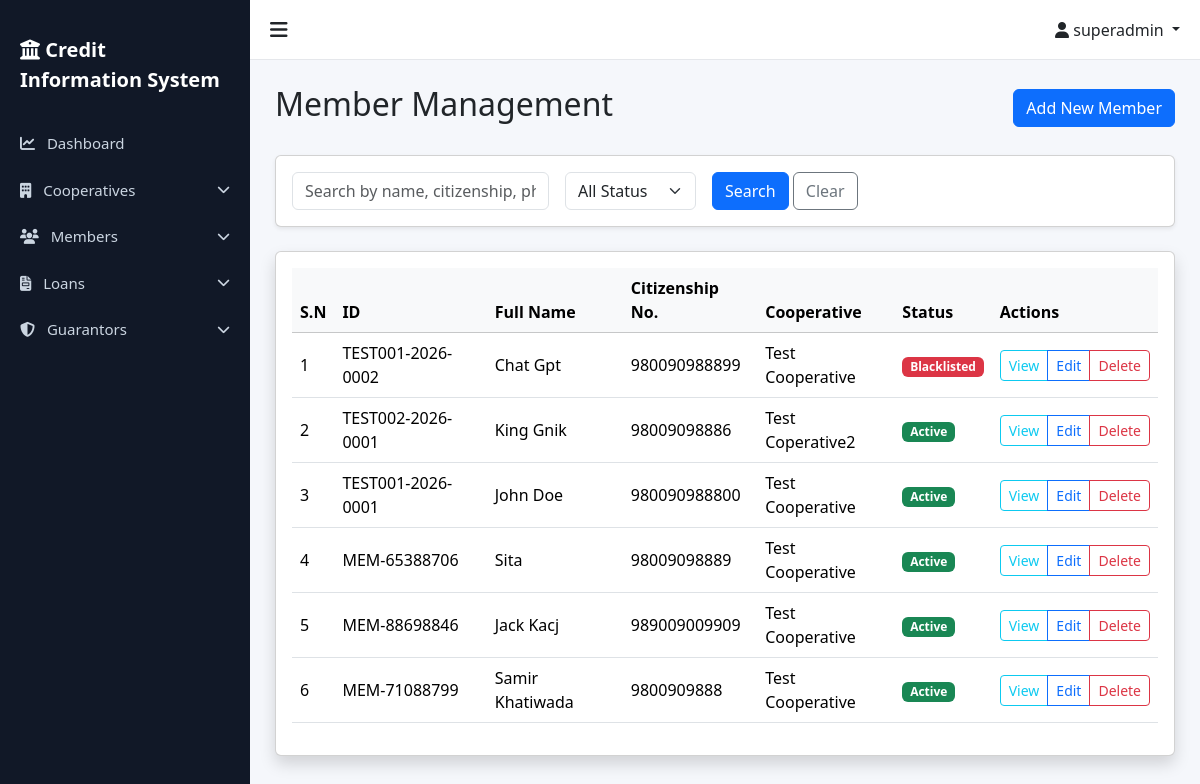
Page /members/ (signed in) on the committed database.
### accounts/models.py (models this page shows, shortened)
class User(AbstractUser):
    ROLE_CHOICES = (
        ('superadmin', 'Super Admin'),
        ('admin', 'Admin'),
        ('staff', 'Staff'),
    )
    role = models.CharField(max_length=20, choices=ROLE_CHOICES, default='staff')
    cooperative = models.ForeignKey(
        'cooperatives.Cooperative',
        on_delete=models.SET_NULL,
        null=True,
        blank=True,
        related_name='users',
        help_text="Null for Super Admin users"
    )
    is_first_login = models.BooleanField(default=True)
    class Meta:
        ordering = ['-date_joined']
        indexes = [
            models.Index(fields=['role']),
            models.Index(fields=['cooperative']),
        ]
    def is_superadmin(self):
        return self.role == 'superadmin'
    def is_admin(self):
        return self.role == 'admin'
    def is_staff_user(self):
        return self.role == 'staff'

### members/models.py (models this page shows, shortened)
class Member(models.Model):
    full_name = models.CharField(max_length=255)
    citizenship_number = models.CharField(max_length=50, unique=True)
    unique_system_id = models.CharField(max_length=100, unique=True, editable=False)
    address = models.TextField()
    phone = models.CharField(max_length=20)
    blacklist_status = models.BooleanField(default=False)
    cooperative = models.ForeignKey(
        'cooperatives.Cooperative',
        on_delete=models.CASCADE,
        related_name='members'
    )
    created_at = models.DateTimeField(auto_now_add=True)
    updated_at = models.DateTimeField(auto_now=True)
    class Meta:
        ordering = ['-created_at']
        indexes = [
            models.Index(fields=['citizenship_number']),
            models.Index(fields=['unique_system_id']),
            models.Index(fields=['blacklist_status']),
        ]

### cooperatives/models.py (models this page shows, shortened)
class Cooperative(models.Model):
    STATUS_CHOICES = (
        ('active', 'Active'),
        ('inactive', 'Inactive'),
    )
    name = models.CharField(max_length=255)
    code = models.CharField(max_length=50, unique=True)
    address = models.TextField()
    contact = models.CharField(max_length=255)  # Can contain phone/email
    status = models.CharField(max_length=20, choices=STATUS_CHOICES, default='active')
    created_at = models.DateTimeField(auto_now_add=True)
    updated_at = models.DateTimeField(auto_now=True)
    class Meta:
        ordering = ['-created_at']
        verbose_name_plural = 'Cooperatives'

### members/views.py (the view, shortened to what this page needs)
# urls.py: path('', views.MemberListView.as_view(), name='member_list'),
class MemberListView(StaffOrAdminMixin, CooperativeAccessMixin, ListView):
    model = Member
    template_name = 'members/member_list.html'
    context_object_name = 'members'
    paginate_by = 10
    def get_queryset(self):
        qs = super().get_queryset()
        search_query = self.request.GET.get('search', '')
        status_filter = self.request.GET.get('status', '').strip().lower()
        if status_filter == 'blacklisted':
            qs = qs.filter(blacklist_status=True)
        elif status_filter == 'active':
            qs = qs.filter(blacklist_status=False)
        return qs
    def get_context_data(self, **kwargs):
        context = super().get_context_data(**kwargs)
        context['search_query'] = self.request.GET.get('search', '')
        context['status_filter'] = self.request.GET.get('status', '')
        return context

### accounts/permissions.py (called while the page is built, shortened)
    def test_func(self):
        return self.request.user.is_authenticated and (
            self.request.user.is_staff_user() or
            self.request.user.is_admin() or
            self.request.user.is_superadmin()
        )

    def get_queryset(self):
        queryset = super().get_queryset()
        if self.request.user.is_superadmin():
            return queryset

    def get_context_data(self, **kwargs):
        context = super().get_context_data(**kwargs)
        if not self.request.user.is_superadmin() and self.request.user.cooperative:
            context['user_cooperative'] = self.request.user.cooperative
        return context

### templates/members/member_list.html (shortened to what this page needs)
{% extends 'base.html' %}
{% block content %}
<div class="d-flex justify-content-between align-items-center mb-4">
    <h2>Member Management</h2>
    <a href="{% url 'members:member_add' %}" class="btn btn-primary">Add New Member</a>
</div>
<div class="card shadow-sm mb-4">
    <div class="card-body">
        <form method="get" id="filter-form" class="row row-cols-lg-auto g-3 align-items-center">
            <div class="col-12">
                <input type="text" name="search" id="search-input" class="form-control"
                    placeholder="Search by name, citizenship, phone, cooperative..." value="{{ search_query }}"
                    autocomplete="off">
            </div>
            <div>
                <div class="col-12">
                    <select name="status" id="status-select" class="form-select">
                        <option value="">All Status</option>
                    </select>
                </div>
            </div>
            <div class="col-12">
                <button type="submit" class="btn btn-primary">Search</button>
                <a href="{% url 'members:member_list' %}" class="btn btn-outline-secondary">Clear</a>
            </div>
        </form>
    </div>
</div>
<div class="card shadow">
    <div class="card-body">
        <div class="table-responsive">
            <table class="table table-hover align-middle">
                <thead class="table-light">
                    <tr>
                        <th>S.N</th>
                        <th>ID</th>
                        <th>Full Name</th>
                        <th>Citizenship No.</th>
                        <th>Cooperative</th>
                        <th>Status</th>
                        <th>Actions</th>
                    </tr>
                </thead>
                <tbody>
                    {% for member in members %}
                    <tr>
                        <td>{{ forloop.counter }}</td>
                        <td>{{ member.unique_system_id }}</td>
                        <td>{{ member.full_name }}</td>
                        <td>{{ member.citizenship_number }}</td>
                        <td>{{ member.cooperative.name }}</td>
                        <td>
                            {% if member.blacklist_status %}
                            <span class="badge bg-danger">Blacklisted</span>
                            {% else %}
                            <span class="badge bg-success">Active</span>
                            {% endif %}
                        </td>
                        <td>
                            <div class="btn-group btn-group-sm">
                                <a href="{% url 'members:member_detail' member.pk %}"
                                    class="btn btn-outline-info">View</a>
                                <a href="{% url 'members:member_edit' member.pk %}"
                                    class="btn btn-outline-primary">Edit</a>
                                {% if user.is_superadmin or user.is_admin %}
                                <a href="{% url 'members:member_delete' member.pk %}"
                                    class="btn btn-outline-danger">Delete</a>
                                {% endif %}
                            </div>
                        </td>
                    </tr>
                    {% empty %}
                    <tr>
                        <td colspan="7" class="text-center py-4">No members found.</td>
                    </tr>
                    {% endfor %}
                </tbody>
            </table>
        </div>
    </div>
</div>
{% endblock %}

### templates/base.html (shortened to what this page needs)
{% load static %}
<!DOCTYPE html>
<html lang="en">
<head>
    <link href="https://cdn.jsdelivr.net/npm/bootstrap@5.3.2/dist/css/bootstrap.min.css" rel="stylesheet">
    <link rel="stylesheet" href="https://cdnjs.cloudflare.com/ajax/libs/font-awesome/6.5.0/css/all.min.css">
    <link href="https://cdn.jsdelivr.net/npm/select2@4.1.0-rc.0/dist/css/select2.min.css" rel="stylesheet" />
    <link href="https://cdn.jsdelivr.net/npm/select2-bootstrap-5-theme@1.3.0/dist/select2-bootstrap-5-theme.min.css"
        rel="stylesheet" />
</head>
<body>
    {% if user.is_authenticated %}
    <div id="sidebar" class="sidebar">
        <div class="sidebar-brand">
            <i class="fa-solid fa-building-columns"></i> Credit Information System
        </div>
        <a href="{% url 'accounts:dashboard' %}">
            <i class="fa-solid fa-chart-line me-2"></i> Dashboard
        </a>
        {% if user.is_superadmin %}
        <a href="#cooperativesMenu" data-bs-toggle="collapse" role="button" aria-expanded="false"
            aria-controls="cooperativesMenu" class="d-flex justify-content-between align-items-center">
            <span><i class="fa-solid fa-building me-2"></i> Cooperatives</span>
            <i class="fa-solid fa-chevron-down small"></i>
        </a>
        {% elif user.cooperative %}
        <a href="{% url 'cooperatives:detail' user.cooperative.pk %}">
            <i class="fa-solid fa-handshake me-2"></i> My Cooperative
        </a>
        {% endif %}
        <a href="#membersMenu" data-bs-toggle="collapse" role="button" aria-expanded="false" aria-controls="membersMenu"
            class="d-flex justify-content-between align-items-center">
            <span><i class="fa-solid fa-users me-2"></i> Members</span>
            <i class="fa-solid fa-chevron-down small"></i>
        </a>
        <a href="#loansMenu" data-bs-toggle="collapse" role="button" aria-expanded="false" aria-controls="loansMenu"
            class="d-flex justify-content-between align-items-center">
            <span><i class="fa-solid fa-file-invoice me-2"></i> Loans</span>
            <i class="fa-solid fa-chevron-down small"></i>
        </a>
        <a href="#guarantorsMenu" data-bs-toggle="collapse" role="button" aria-expanded="false"
            aria-controls="guarantorsMenu" class="d-flex justify-content-between align-items-center">
            <span><i class="fa-solid fa-shield-halved me-2"></i> Guarantors</span>
            <i class="fa-solid fa-chevron-down small"></i>
        </a>
    </div>
    {% endif %}
    <div id="mainContent" class="{% if user.is_authenticated %}main-content{% else %}container-fluid{% endif %}">
        {% if user.is_authenticated %}
        <div class="topbar">
            <div class="toggle-btn" onclick="toggleSidebar()">
                <i class="fa-solid fa-bars"></i>
            </div>
            <div>
                <div class="dropdown">
                    <a class="dropdown-toggle text-dark text-decoration-none" href="#" role="button"
                        data-bs-toggle="dropdown">
                        <i class="fa-solid fa-user"></i>
                        {{ user.username }}
                    </a>
                </div>
            </div>
        </div>
        {% endif %}
        <div class="page-content">
            {% block content %}
            {% endblock %}
        </div>
    </div>
</body>
</html>

### templates/base.html (style rules this page uses)
body { overflow-x: hidden; background: #f5f7fb; }
.sidebar { height: 100vh; width: 250px; position: fixed; top: 0; left: 0; background: #111827; padding-top: 20px; transition: all 0.3s; }
.sidebar a { color: #cbd5e1; padding: 12px 20px; display: block; text-decoration: none; font-size: 15px; }
.sidebar-brand { color: #fff; font-size: 20px; font-weight: 600; padding: 15px 20px; margin-bottom: 10px; }
.main-content { margin-left: 250px; transition: all 0.3s; }
.topbar { height: 60px; background: #fff; border-bottom: 1px solid #e5e7eb; display: flex; align-items: center; justify-content: space-between; padding: 0 20px; }
.toggle-btn { font-size: 20px; cursor: pointer; }
.page-content { padding: 25px; }

### rows in the picture
User: username "superadmin"
Member: unique_system_id "TEST001-2026-0002", full_name "Chat Gpt", citizenship_number "980090988899", cooperative.name "Test Cooperative", blacklist_status "Blacklisted"
Member: unique_system_id "TEST002-2026-0001", full_name "King Gnik", citizenship_number "98009098886", cooperative.name "Test Coperative2", blacklist_status "Active"
Member: unique_system_id "TEST001-2026-0001", full_name "John Doe", citizenship_number "980090988800", cooperative.name "Test Cooperative", blacklist_status "Active"
Member: unique_system_id "MEM-65388706", full_name "Sita", citizenship_number "98009098889", cooperative.name "Test Cooperative", blacklist_status "Active"
Member: unique_system_id "MEM-88698846", full_name "Jack Kacj", citizenship_number "989009009909", cooperative.name "Test Cooperative", blacklist_status "Active"
Member: unique_system_id "MEM-71088799", full_name "Samir Khatiwada", citizenship_number "9800909888", cooperative.name "Test Cooperative", blacklist_status "Active"
